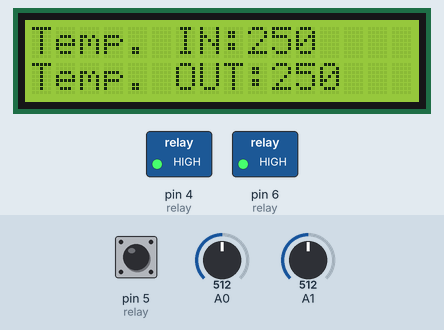
The sketch below on a simulated Arduino Uno, built with avr-gcc and run on an emulated ATmega328P. Shown: 16×2 character LCD, switched loads named in the sketch (green lamp = pin HIGH). The inputs (shaded band) are chosen by the test bench; at power-on: A0 = 512, pin 5 (relay) HIGH, A1 = 512. What the sketch prints to the serial monitor is not drawn.

Above: at 4.2 s.
4.3 s: A0 set to 34
At 5.7 s:
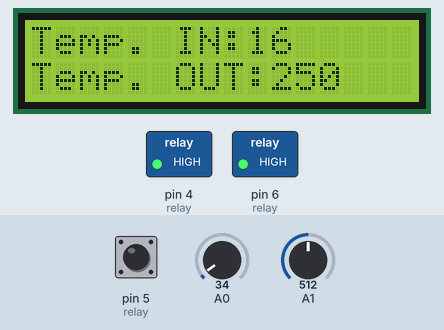
6.0 s: A0 set to 28
At 7.2 s:
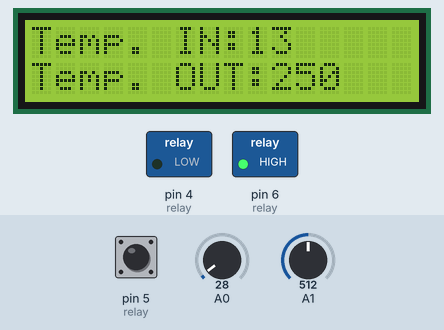
7.5 s: pin 5 (relay) pulled LOW for 0.3 s
At 8.0 s:
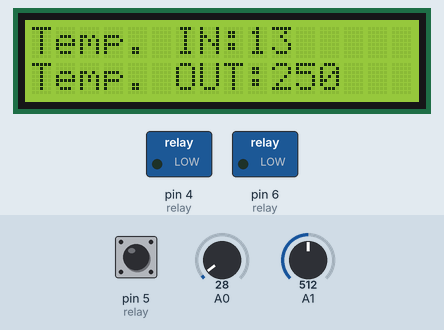
9.6 s: A1 set to 716
At 10.0 s:
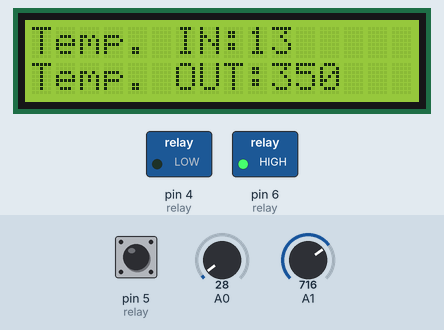
11.1 s: A1 set to 900
At 11.6 s:
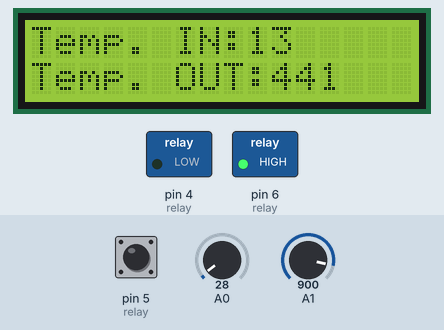
12.6 s: A0 set to 5
At 13.2 s:
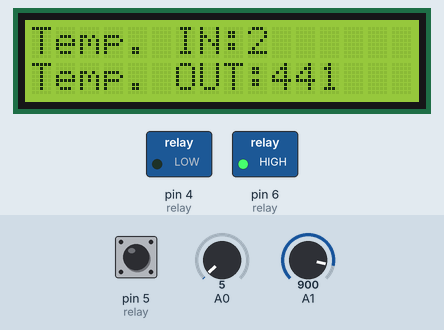
Timing chart, 0 to 15.1 s (numbered marks = the images above; inputs shaded):
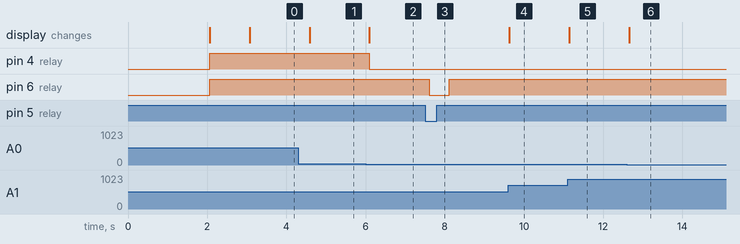

The sketch:

temp_sensor_lm35.ino
```cpp
#include <LiquidCrystal.h>
LiquidCrystal lcd(7,8,9,10,11,12);


void setup()
{
  Serial.begin(9600);

   lcd.begin(16,2);
       lcd.setCursor(0,0);
      lcd.print("Smart");
      lcd.setCursor(0,1);
      lcd.print("Fridge");
       delay(2000);
       lcd.clear();

        pinMode(5, INPUT);        //relay
      digitalWrite(5, HIGH);


      pinMode(6, OUTPUT);        //relay
      digitalWrite(6, HIGH);
      pinMode(4, OUTPUT);        //relay
      digitalWrite(4, HIGH);
      delay(300);      //Let system settle
      analogReference(DEFAULT);
      delay(700);      //Wait rest of 1000ms recommended delay before

}

void loop()
{

     int x = analogRead(A0)*0.49;
     int y = analogRead(A1)*0.49;
     lcd.setCursor (0,0);
                lcd.print("Temp. IN:");
                lcd.print(x);
                 lcd.print(" ");
         lcd.setCursor (0,1);
                lcd.print("Temp. OUT:");
                lcd.print(y);
                 lcd.print(" ");
              Serial.println(x);
              if(x<15)
              {
                 digitalWrite(4, LOW);
              }
               if(x>15)
              {
                 digitalWrite(4, HIGH);
              }
         if(digitalRead(5)==0)
      {
         digitalWrite(6, LOW);
      }
      if(digitalRead(5)==1)
      {
         digitalWrite(6, HIGH);
      }
  delay(500);
}
```

Measured:
- the behaviour switches between 31 and 30 on A0 (found by bisection; images 1 and 2)
- after the input at 4.3 s, the display: changes after 0.28 s (image 1)
- after the input at 6.0 s, pin 4 (relay): HIGH → LOW after 0.10 s; the display: changes after 0.10 s (image 2)
- after the input at 7.5 s, pin 6 (relay): HIGH → LOW after 0.11 s, → HIGH 0.50 s later
- after the input at 9.6 s, the display: changes at once (image 4)
- after the input at 11.1 s, the display: changes at once (image 5)
- after the input at 12.6 s, the display: changes after 0.05 s (image 6)
